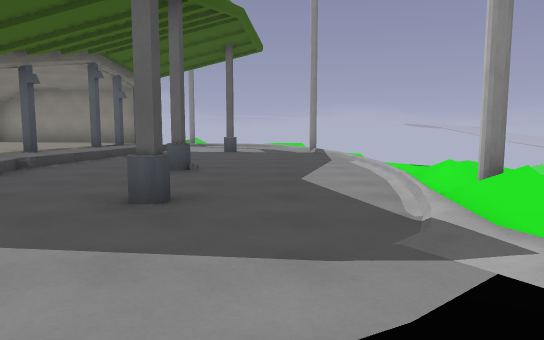
[1] (above)

14 first-person views from a walk through a Godot game level. The camera is 1.3 m above the floor, tilts 6° down and sees 70° across. The floor is counted in squares, 2 m on a side. Each view is taken from the middle of a square. On the plan, view 1 faces up. The plan holds only what a view shows up to about 11 squares ahead; the rest is blank. The place goes on beyond the plan. Surface patterns are stand-ins for the level's own textures.

[2]
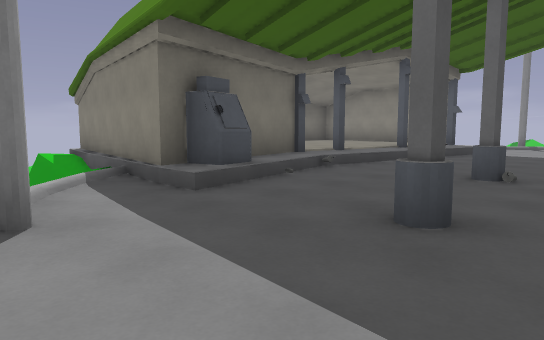

[3]
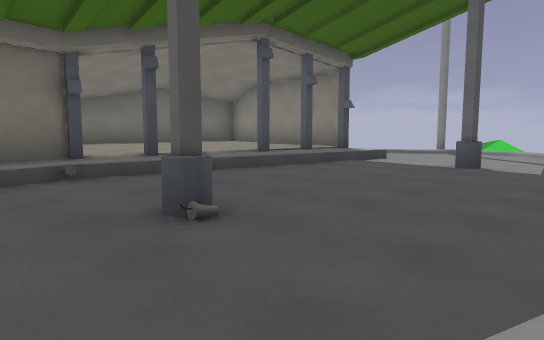

[4]
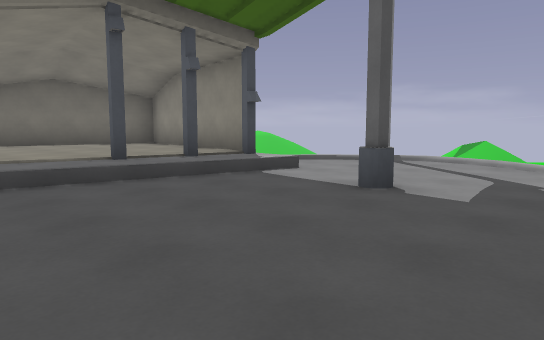

[5]
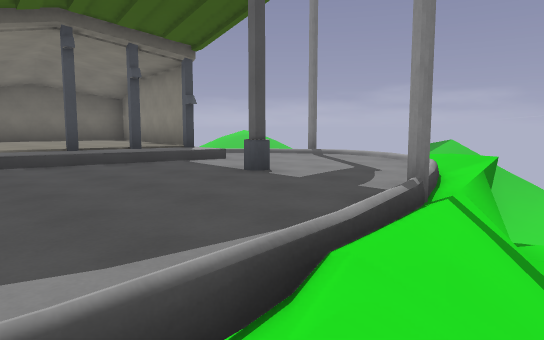

[6]
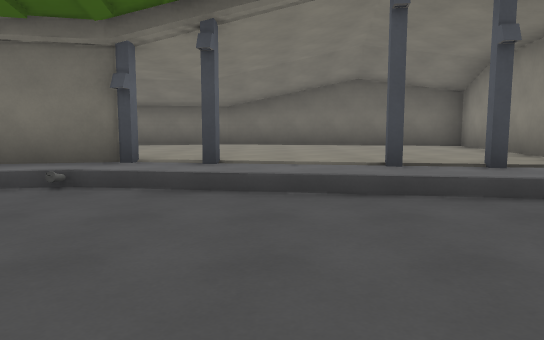

[7]
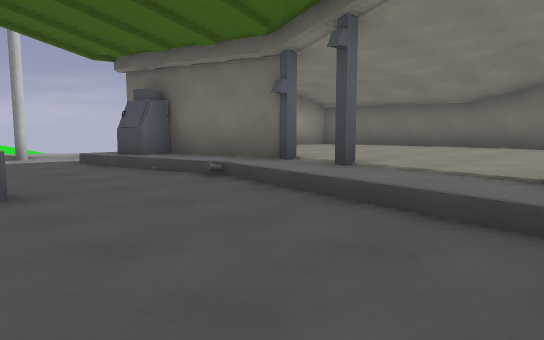

[8]
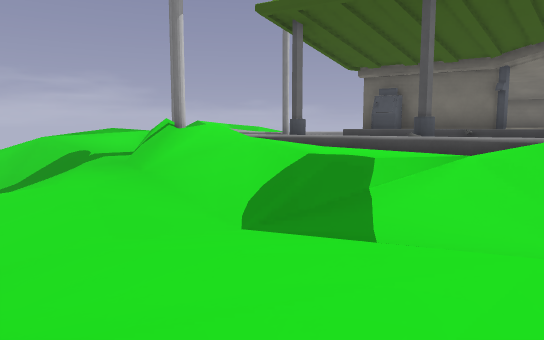

[9]
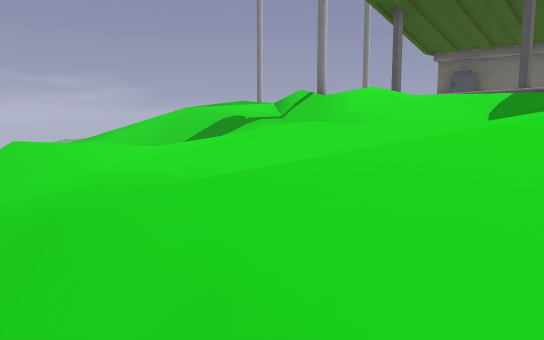

[10]
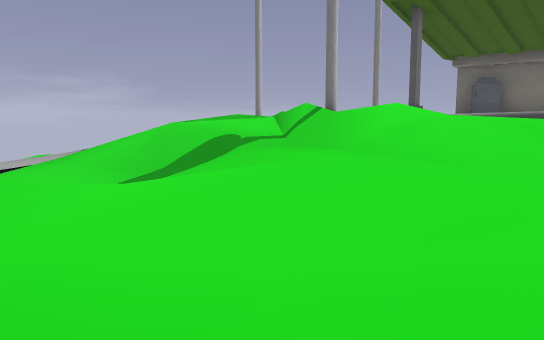

[11]
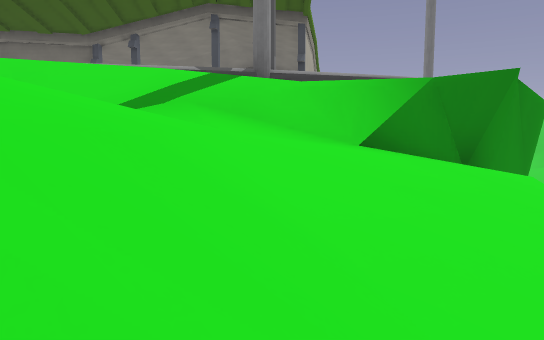

[12]
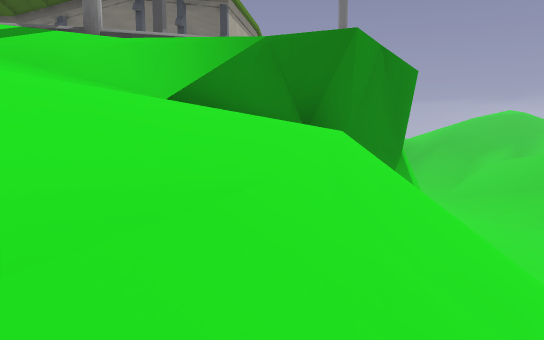

[13]
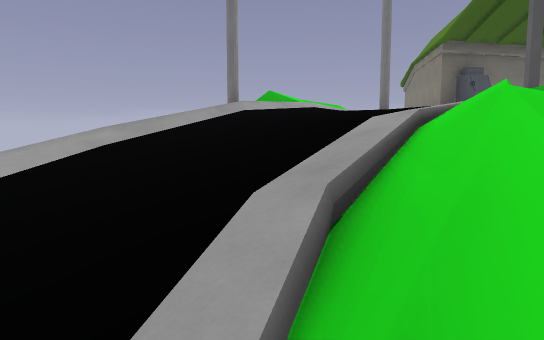

[14]
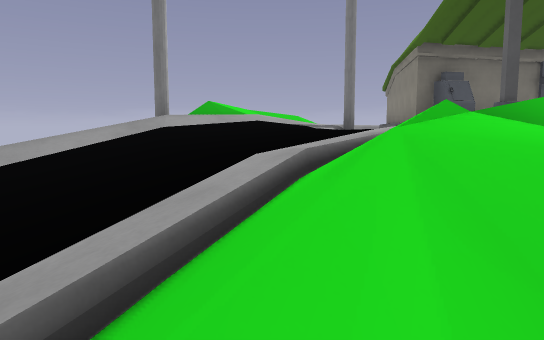

### Floor plan
Key: @ floor where view 1 was taken; # wall or solid block; x gap in a wall; . main floor; : floor 0.5 m higher than the main floor; - floor 0.5 m lower than the main floor; _ floor 0.75 m lower than the main floor; < floor 1.25 m lower than the main floor; ( floor 1.5 m lower than the main floor; ! floor 2 m lower than the main floor; ? floor 3.25 m lower than the main floor; / step, stairs or slope; = window, fence, low wall or low ledge; v drop or lower ground; P pillar.
Columns run from 11 left of view 1 to 9 right of it. Each row starts with its distance up from view 1.
 16         #v ###
 15        v....?#///
 14  ##### .....#!////
 13  #:::##/....##///
 12  #::::::..P.#=<///
 11  #::::::...../___
 10 ##::::#/....../_//
  9 #::::::/.....=//__<(/
  8 #::::://.....///_<<(/
  7 #:::::x/.P...//<_(((/
  6 ##::: #/.....//__(!!/
  5  #::  #/.....//__((/
  4  #######..P..//_(((/
  3      v.......=//!/(/
  2       =.......-// //
  1         #....////
  0            @ -////
 -1               ////

Where each view was taken, in squares from view 1:
view 1: 0 up, 0 right, facing up
view 2: 1 up, 0 right, facing up-left
view 3: 5 up, 1 right, facing up-left
view 4: 8 up, 1 right, facing up-left
view 5: 8 up, 3 right, facing up-left
view 6: 9 up, 0 right, facing left
view 7: 11 up, 1 left, facing down-left
view 8: 10 up, 6 right, facing down-left
view 9: 9 up, 9 right, facing down-left
view 10: 8 up, 8 right, facing down-left
view 11: 12 up, 6 right, facing left
view 12: 14 up, 6 right, facing left
view 13: 1 down, 6 right, facing left
view 14: 0 up, 5 right, facing left
